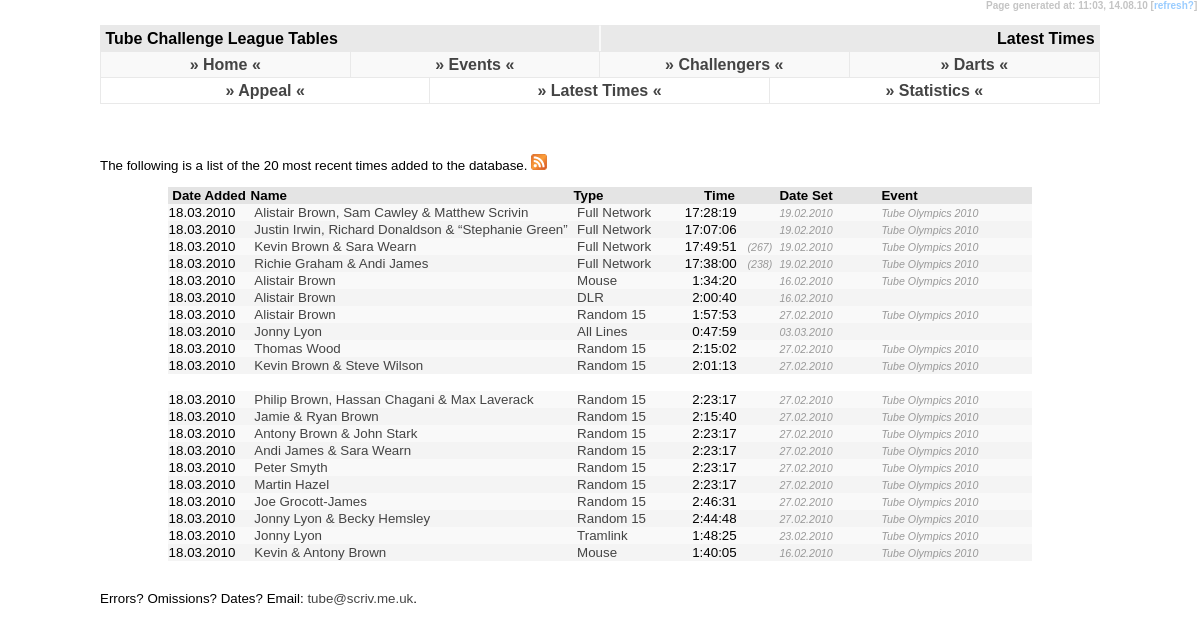
/latest/index.php, run on the app's committed database.
### tables this page shows
CREATE TABLE IF NOT EXISTS `tc_data` (
  `tc_challenge` char(3) NOT NULL,
  `tc_name` varchar(255) NOT NULL,
  `tc_hours` tinyint(2) NOT NULL DEFAULT '0',
  `tc_mins` tinyint(2) NOT NULL DEFAULT '0',
  `tc_sec` tinyint(2) NOT NULL DEFAULT '0',
  `tc_event` varchar(255) DEFAULT NULL,
  `tc_date` date DEFAULT NULL,
  `tc_fn_station_count` smallint(4) DEFAULT NULL,
  `tc_fn274_excluded_station` char(3) DEFAULT NULL,
  `tc_fn_gwr` char(1) DEFAULT NULL,
  `tc_uid` int(4) NOT NULL AUTO_INCREMENT,
  `tc_pending_yn` char(1) NOT NULL DEFAULT 'N',
  `tc_upd_id` char(3) NOT NULL,
  `tc_upd_date` timestamp NOT NULL DEFAULT CURRENT_TIMESTAMP ON UPDATE CURRENT_TIMESTAMP,
  PRIMARY KEY (`tc_uid`)
);

CREATE TABLE IF NOT EXISTS `tc_challenge` (
  `tc_challenge` char(3) NOT NULL,
  `tc_short_name` varchar(15) NOT NULL,
  `tc_challenge_name` varchar(255) NOT NULL,
  `tc_station_count` int(4) NOT NULL DEFAULT '0',
  `tc_description` varchar(255) NOT NULL,
  `tc_extra_details` text NOT NULL,
  `tc_dates` varchar(255) NOT NULL,
  `tc_order` int(11) DEFAULT NULL,
  `tc_uri` varchar(32) NOT NULL,
  PRIMARY KEY (`tc_challenge`)
);

### latest/index.php (the view, shortened to what this page needs)
<!DOCTYPE html PUBLIC "-//W3C//DTD XHTML 1.0 Strict//EN" "http://www.w3.org/TR/xhtml1/DTD/xhtml1-strict.dtd">
<html xmlns="http://www.w3.org/1999/xhtml" xml:lang="en">
<head>
  <link rel="stylesheet" title="Default" type="text/css" href="../default.css" />
</head>
<body><div id="temps">Page generated at: <?php echo date("H:i"); ?>,&nbsp;<?php echo date("d.m.y"); ?>&nbsp;[<a class="text" href="javascript:location.reload()">refresh?</a>]&nbsp;</div>
<div id="header1">&nbsp;Tube Challenge League Tables</div>
<div id="header2">Latest Times&nbsp;</div>
<?php
	include('../menu.php');
?>
<div id="header4">
<table border="0" cellpadding="0" cellspacing="0" width="100%">
	<tr style="text-align: center">
		<td class="header3" width="33%"><a href="/missing/">&#187; Appeal &#171;</a></td>
		<td class="header3" width="34%"><a href="/latest/">&#187; Latest Times &#171;</a></td>
		<td width="33%"><a href="/statistics/">&#187; Statistics &#171;</a></td>
	</tr>
</table>
</div>
<div id="content">
	<h3>&nbsp;</h3>
<p>The following is a list of the 20 most recent times added to the database. <a href="feedme.xml"><img src="feed.png" alt="RSS feed" border="0" /></a></p>
			<table align="center" border="0" cellpadding="1" cellspacing="0">
				<tr class="newshead">
					<td width="80">&nbsp;Date Added</td>
					<td>Name</td>
					<td width="90">Type&nbsp;</td>
					<td colspan="2" align="center">Time&nbsp;</td>
					<td width="100">Date Set</td>
					<td width="150">Event</td>
				</tr>
				<?php
					$query = "SELECT * FROM tc_data INNER JOIN tc_challenge on tc_data.tc_challenge = tc_challenge.tc_challenge ORDER BY tc_upd_date DESC LIMIT 20";
					$fnc = mysql_query($query) or die("Select Failed! [999]");
					$fncpos = 0;
					while ($fncdata = mysql_fetch_array($fnc)) {
						$fncpos++;
						?>
				<tr class="row<?php if($fncpos%2 != 0){ echo "1"; } else { echo "2"; } ?>">
					<td><?php echo date("d.m.Y", strtotime($fncdata['tc_upd_date'])); ?>&nbsp;</td>
					<td>&nbsp;<a href="/<?php echo $fncdata['tc_uri']; ?>/league/"><?php echo $fncdata['tc_name']; ?></a>&nbsp;</td>
					<td>&nbsp;<a href="/<?php echo $fncdata['tc_uri']; ?>/league/"><?php echo $fncdata['tc_short_name']; ?></a></td>
					<td align="right" width="75"><?php echo $fncdata['tc_hours']; ?>:<?php if ($fncdata['tc_mins'] < 10){ ?>0<?php } echo $fncdata['tc_mins']; ?>:<?php if ($fncdata['tc_sec'] < 10){ ?>0<?php } echo $fncdata['tc_sec']; ?>&nbsp;</td>
					<td width="35" align="center"><?php if(($fncdata['tc_fn_station_count'])){ ?><i>(<?php echo $fncdata['tc_fn_station_count']; ?>)</i><?php } ?></td>
					<td><i><?php if ($fncdata['tc_date']){ echo date("d.m.Y", strtotime($fncdata['tc_date']));} ?></i></td>
					<td><i><?php echo $fncdata['tc_event']; ?></i></td>
				</tr>
				<?php
				if($fncpos%10 == 0){ ?>
				<tr height="10">
					<td colspan="5">&nbsp;</td>
				</tr><?php } }
				?>
			</table>
<p>Errors? Omissions? Dates? Email: <a href="mailto:tube@scriv.me.uk">tube&#64;scriv.me.uk</a>.</p>
</div>
</body>
</html>

### menu.php (shortened to what this page needs)
<div id="header3">
	<table border="0" cellpadding="0" cellspacing="0" width="100%">
		<tr style="text-align: center">
			<td class="header3" width="25%"><a href="../../">&#187; Home &#171;</a></td>
			<td class="header3" width="25%"><a href="../../events/">&#187; Events &#171;</a></td>
			<td class="header3" width="25%"><a href="../../challengers/">&#187; Challengers &#171;</a></td>
			<td width="25%"><a href="http://darts.scriv.me.uk/">&#187; Darts &#171;</a></td>
		</tr>
	</table>
</div>

### default.css (style rules this page uses)
body { padding: 0; margin: 0; font-family: Trebuchet MS, Arial, Verdana, Helvetica, Calibri, sans-serif; background-color: #fff; font-weight: bold; }
#header1 { position: absolute; height: 25px; border-right: solid 1px #f9f9f9; border-left: solid 1px #e9e9e9; border-top: solid 1px #e9e9e9; border-bottom: solid 1px #e9e9e9; left: 100px; right: 50%; top: 25px; background-color: #e9e9e9; line-height: 25px; vertical-align: middle; }
#header2 { position: absolute; height: 25px; border-left: solid 1px #f9f9f9; border-right: solid 1px #e9e9e9; border-top: solid 1px #e9e9e9; border-bottom: solid 1px #e9e9e9; left: 50%; right: 100px; top: 25px; background-color: #e9e9e9; border-width: 1px; line-height: 25px; vertical-align: middle; text-align: right; }
#header3 { position: absolute; height: 25px; border: #e9e9e9; border-style: solid; left: 100px; right: 100px; top: 51px; background-color: #f9f9f9; border-width: 1px; line-height: 25px; vertical-align: middle; }
#header4 { position: absolute; height: 25px; border: #e9e9e9; border-style: solid; left: 100px; right: 100px; top: 77px; background-color: #ffffff; border-width: 1px; line-height: 25px; vertical-align: middle; }
#content { position: absolute; left: 100px; right: 100px; top: 108px; font-weight: normal; font-size: 10pt; text-align: justify; }
.header3 { border-right: solid 1px #e9e9e9; }
#temps { text-align: right; color: #c4c4c4; font-size: 7.5pt; position: absolute; right: 0px; height: 15px; top: 0px; margin: 0px 0px; vertical-align: middle; background-color: #ffffff; }
.newshead { background-color: #e4e4e4; vertical-align: middle; font-weight: bold; }
.row1 { background-color: #f9f9f9; }
.row2 { background-color: #f4f4f4; }
i { font-size: 8pt; color: #999999; }
a:link { color: #444444; text-decoration: none; }
a.text:link { color: #99ccff; text-decoration: none; }
h3 { padding-top: 15px; margin: 0; }

### data on the page
tc_data: tc_upd_date "18.03.2010", tc_name "Alistair Brown, Sam Cawley & Matthew Scrivin", tc_challenge.tc_short_name "Full Network", tc_hours "17", tc_mins "28", tc_sec "19", tc_date "19.02.2010", tc_event "Tube Olympics 2010"
tc_data: tc_upd_date "18.03.2010", tc_name "Justin Irwin, Richard Donaldson & “Stephanie Green”", tc_challenge.tc_short_name "Full Network", tc_hours "17", tc_mins "7", tc_sec "6", tc_date "19.02.2010", tc_event "Tube Olympics 2010"
tc_data: tc_upd_date "18.03.2010", tc_name "Kevin Brown & Sara Wearn", tc_challenge.tc_short_name "Full Network", tc_hours "17", tc_mins "49", tc_sec "51", tc_fn_station_count "267", tc_date "19.02.2010", tc_event "Tube Olympics 2010"
tc_data: tc_upd_date "18.03.2010", tc_name "Richie Graham & Andi James", tc_challenge.tc_short_name "Full Network", tc_hours "17", tc_mins "38", tc_sec "0", tc_fn_station_count "238", tc_date "19.02.2010", tc_event "Tube Olympics 2010"
tc_data: tc_upd_date "18.03.2010", tc_name "Alistair Brown", tc_challenge.tc_short_name "Mouse", tc_hours "1", tc_mins "34", tc_sec "20", tc_date "16.02.2010", tc_event "Tube Olympics 2010"
tc_data: tc_upd_date "18.03.2010", tc_name "Alistair Brown", tc_challenge.tc_short_name "DLR", tc_hours "2", tc_mins "0", tc_sec "40", tc_date "16.02.2010"
tc_data: tc_upd_date "18.03.2010", tc_name "Alistair Brown", tc_challenge.tc_short_name "Random 15", tc_hours "1", tc_mins "57", tc_sec "53", tc_date "27.02.2010", tc_event "Tube Olympics 2010"
tc_data: tc_upd_date "18.03.2010", tc_name "Jonny Lyon", tc_challenge.tc_short_name "All Lines", tc_hours "0", tc_mins "47", tc_sec "59", tc_date "03.03.2010"
tc_data: tc_upd_date "18.03.2010", tc_name "Thomas Wood", tc_challenge.tc_short_name "Random 15", tc_hours "2", tc_mins "15", tc_sec "2", tc_date "27.02.2010", tc_event "Tube Olympics 2010"
tc_data: tc_upd_date "18.03.2010", tc_name "Kevin Brown & Steve Wilson", tc_challenge.tc_short_name "Random 15", tc_hours "2", tc_mins "1", tc_sec "13", tc_date "27.02.2010", tc_event "Tube Olympics 2010"
tc_data: tc_upd_date "18.03.2010", tc_name "Philip Brown, Hassan Chagani & Max Laverack", tc_challenge.tc_short_name "Random 15", tc_hours "2", tc_mins "23", tc_sec "17", tc_date "27.02.2010", tc_event "Tube Olympics 2010"
tc_data: tc_upd_date "18.03.2010", tc_name "Jamie & Ryan Brown", tc_challenge.tc_short_name "Random 15", tc_hours "2", tc_mins "15", tc_sec "40", tc_date "27.02.2010", tc_event "Tube Olympics 2010"
tc_data: tc_upd_date "18.03.2010", tc_name "Antony Brown & John Stark", tc_challenge.tc_short_name "Random 15", tc_hours "2", tc_mins "23", tc_sec "17", tc_date "27.02.2010", tc_event "Tube Olympics 2010"
tc_data: tc_upd_date "18.03.2010", tc_name "Andi James & Sara Wearn", tc_challenge.tc_short_name "Random 15", tc_hours "2", tc_mins "23", tc_sec "17", tc_date "27.02.2010", tc_event "Tube Olympics 2010"
tc_data: tc_upd_date "18.03.2010", tc_name "Peter Smyth", tc_challenge.tc_short_name "Random 15", tc_hours "2", tc_mins "23", tc_sec "17", tc_date "27.02.2010", tc_event "Tube Olympics 2010"
tc_data: tc_upd_date "18.03.2010", tc_name "Martin Hazel", tc_challenge.tc_short_name "Random 15", tc_hours "2", tc_mins "23", tc_sec "17", tc_date "27.02.2010", tc_event "Tube Olympics 2010"
tc_data: tc_upd_date "18.03.2010", tc_name "Joe Grocott-James", tc_challenge.tc_short_name "Random 15", tc_hours "2", tc_mins "46", tc_sec "31", tc_date "27.02.2010", tc_event "Tube Olympics 2010"
tc_data: tc_upd_date "18.03.2010", tc_name "Jonny Lyon & Becky Hemsley", tc_challenge.tc_short_name "Random 15", tc_hours "2", tc_mins "44", tc_sec "48", tc_date "27.02.2010", tc_event "Tube Olympics 2010"
tc_data: tc_upd_date "18.03.2010", tc_name "Jonny Lyon", tc_challenge.tc_short_name "Tramlink", tc_hours "1", tc_mins "48", tc_sec "25", tc_date "23.02.2010", tc_event "Tube Olympics 2010"
tc_data: tc_upd_date "18.03.2010", tc_name "Kevin & Antony Brown", tc_challenge.tc_short_name "Mouse", tc_hours "1", tc_mins "40", tc_sec "5", tc_date "16.02.2010", tc_event "Tube Olympics 2010"
